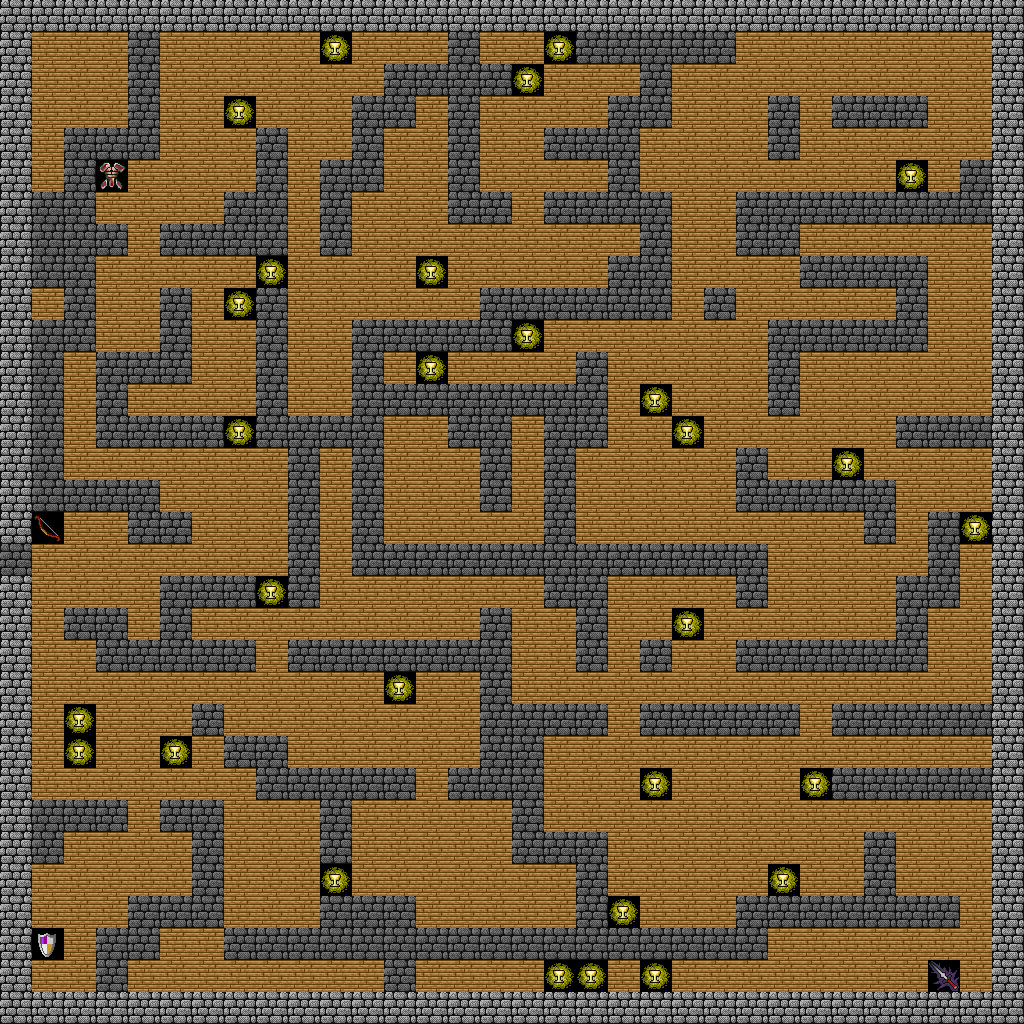

Tiled map render using the project's own tile images. Description and the map definition, with tile-layer contents summarised, below:
An orthogonal 32x32 tile map with 32x32 px tiles, 2 tile layers (Background, Collect) and 13 objects (SpawnPoint).

<map version="1.2" tiledversion="1.2.4" orientation="orthogonal" renderorder="right-down" width="32" height="32" tilewidth="32" tileheight="32" infinite="0" nextlayerid="7" nextobjectid="15">
 <tileset firstgid="1" name="TIM图片20190710232448" tilewidth="32" tileheight="32" tilecount="4544" columns="64">
  <image source="32x32.png" width="2048" height="2272" />
  <tile id="6">
   <properties>
    <property name="isCollidable" type="bool" value="true" />
   </properties>
  </tile>
  <tile id="150">
   <properties>
    <property name="isCollidable" type="bool" value="true" />
   </properties>
  </tile>
  <tile id="535">
   <properties>
    <property name="isKey" type="bool" value="true" />
   </properties>
  </tile>
  <tile id="602">
   <properties>
    <property name="isKey" type="bool" value="true" />
   </properties>
  </tile>
  <tile id="670">
   <properties>
    <property name="isKey" type="bool" value="true" />
   </properties>
  </tile>
  <tile id="729">
   <properties>
    <property name="isKey" type="bool" value="true" />
   </properties>
  </tile>
  <tile id="925">
   <properties>
    <property name="isCollect" type="bool" value="true" />
   </properties>
  </tile>
 </tileset>
 <objectgroup id="3" name="Player" locked="1">
  <object id="1" name="SpawnPoint" x="972" y="46" width="2" />
 </objectgroup>
 <objectgroup id="4" name="Trigger">
  <object id="9" x="689.333" y="305.333">
   <properties>
    <property name="Pattern" value="21 8 6 22 8 6" />
   </properties>
  </object>
  <object id="10" x="753.333" y="628">
   <properties>
    <property name="Pattern" value="23 16 6" />
   </properties>
  </object>
  <object id="11" x="493.333" y="592">
   <properties>
    <property name="Pattern" value="18 21 6" />
   </properties>
  </object>
  <object id="13" x="46.6667" y="629.333">
   <properties>
    <property name="Pattern" value="5 17 6" />
   </properties>
  </object>
  <object id="14" x="1142.67" y="284" width="42.6667" height="9.33333" />
 </objectgroup>
 <objectgroup id="5" name="Enemy" locked="1">
  <object id="2" x="656" y="782">
   <properties>
    <property name="Danger" type="float" value="3" />
    <property name="Dead" type="float" value="0.5" />
    <property name="Pattern" value="D3L5U3R5" />
   </properties>
  </object>
  <object id="3" x="366" y="718">
   <properties>
    <property name="Danger" type="float" value="3" />
    <property name="Dead" type="float" value="0.5" />
    <property name="Pattern" value="L3R4L1" />
   </properties>
  </object>
  <object id="4" x="682" y="404">
   <properties>
    <property name="Danger" type="float" value="3" />
    <property name="Dead" type="float" value="0.5" />
    <property name="Pattern" value="U9D9" />
   </properties>
  </object>
  <object id="5" x="112" y="720">
   <properties>
    <property name="Danger" type="float" value="3" />
    <property name="Dead" type="float" value="0.5" />
    <property name="Pattern" value="L2R4L2" />
   </properties>
  </object>
  <object id="6" x="432" y="754">
   <properties>
    <property name="Danger" type="float" value="3" />
    <property name="Dead" type="float" value="0.5" />
    <property name="Pattern" value="U2L6U4" />
   </properties>
  </object>
  <object id="7" x="406" y="272">
   <properties>
    <property name="Danger" type="float" value="3" />
    <property name="Dead" type="float" value="0.5" />
    <property name="Pattern" value="L8R8" />
   </properties>
  </object>
  <object id="8" x="232" y="82" width="6" height="4">
   <properties>
    <property name="Danger" type="float" value="3" />
    <property name="Dead" type="float" value="0.5" />
    <property name="Pattern" value="L4R5L1" />
   </properties>
  </object>
 </objectgroup>
 <layer id="2" name="Background" width="32" height="32">
  <data>[1024 cells, 1024 non-empty, 7 distinct tile ids]</data>
 </layer>
 <layer id="1" name="Collect" width="32" height="32" locked="1">
  <data>[1024 cells, 29 non-empty, 1 distinct tile ids]</data>
 </layer>
</map>